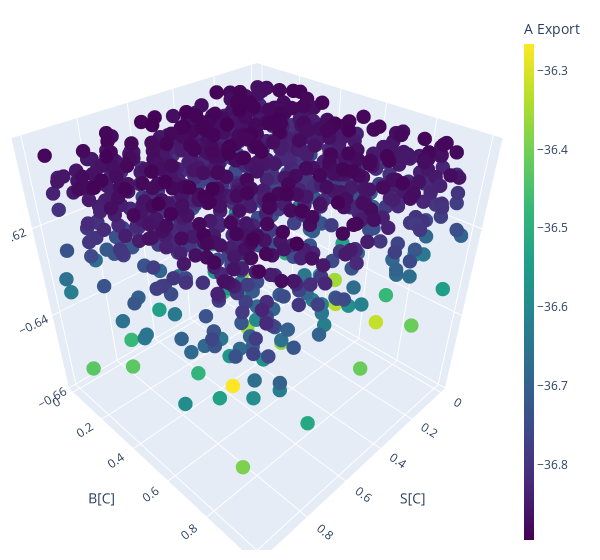

Notebook cell for this chart:
### Code cell
fig = go.Figure(data=[go.Scatter3d(x=DF_1_A["S"], y=DF_1_A["B"],z=DF_1_A["B_Export"],mode='markers',
                                       marker=dict(
        size=5,
        color=DF_1_A["A_Export"],                # set color to an array/list of desired values
        colorscale='Viridis',   # choose a colorscale
        opacity=1,
        colorbar=dict(thickness=10,title="A Export")),
)])
fig.update_layout(scene = dict(
                    xaxis_title='S[C]',
                    yaxis_title='B[C]',
                    zaxis_title='A Export'),
                    width=600,
                    margin=dict(r=20, b=10, l=10, t=10))

fig.show()

### Figure 1 — Plotly figure (JSON) as saved in the notebook; plotly's stock layout.template omitted (floating-point values rounded to 4 significant figures; data arrays with more than 128 entries replaced by an {"elided": "..."} marker saying what was removed)
{"data": [{"marker": {"color": {"elided": "1000 float values"}, "colorbar": {"thickness": 10, "title": {"text": "A Export"}}, "colorscale": [[0, "#440154"], [0.1111, "#482878"], [0.2222, "#3e4989"], [0.3333, "#31688e"], [0.4444, "#26828e"], [0.5556, "#1f9e89"], [0.6667, "#35b779"], [0.7778, "#6ece58"], [0.8889, "#b5de2b"], [1, "#fde725"]], "opacity": 1, "size": 5}, "mode": "markers", "type": "scatter3d", "x": {"elided": "1000 float values"}, "y": {"elided": "1000 float values"}, "z": {"elided": "1000 float values"}}], "layout": {"margin": {"b": 10, "l": 10, "r": 20, "t": 10}, "scene": {"xaxis": {"title": {"text": "S[C]"}}, "yaxis": {"title": {"text": "B[C]"}}, "zaxis": {"title": {"text": "A Export"}}}, "width": 600}}
